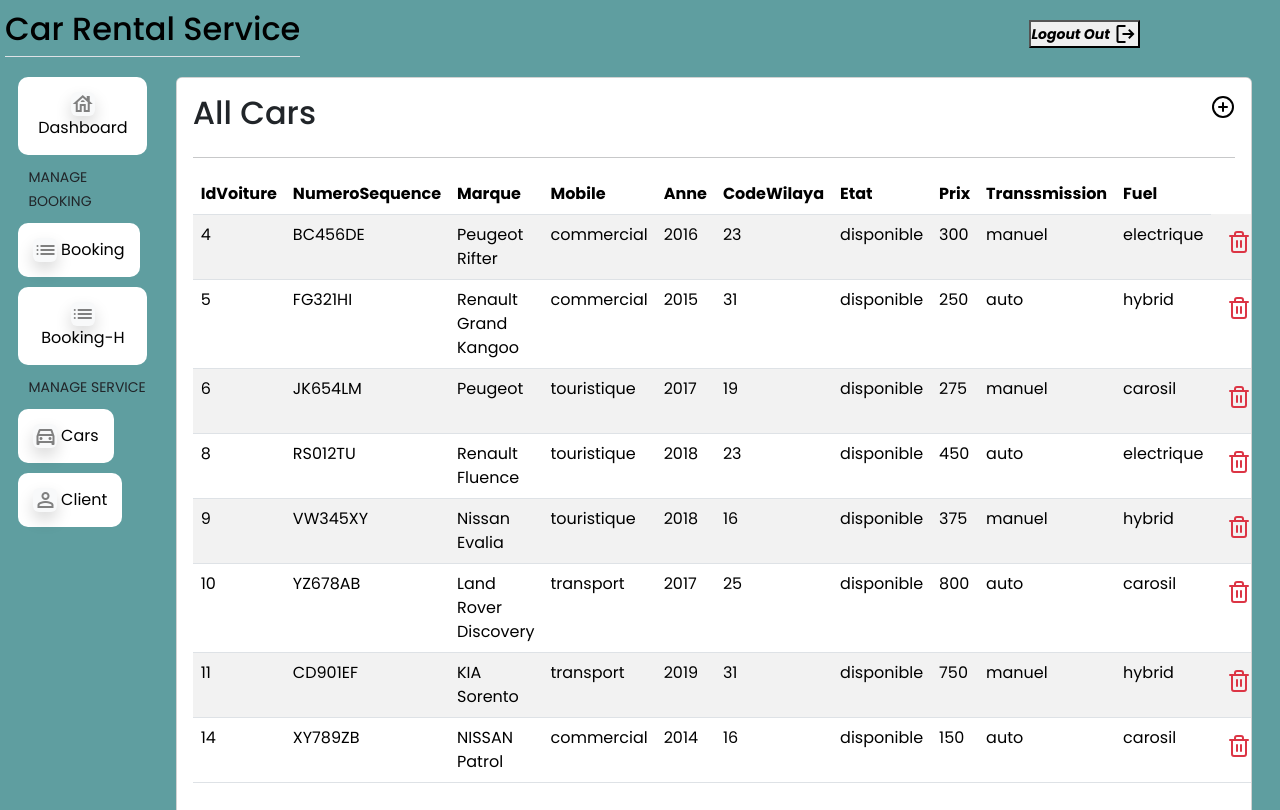
/frontend/website/AdminPage/CarPage/car.php, run on the app's committed database.
### tables this page shows
CREATE TABLE `voiture` (
  `idVoiture` int(255) NOT NULL,
  `numeroSequence` varchar(7) NOT NULL,
  `marque` text NOT NULL,
  `type` enum('touristique','poids lourd ','commercial','transport') NOT NULL,
  `anne` year(4) NOT NULL,
  `codeWilaya` int(2) NOT NULL,
  `etat` varchar(25) NOT NULL DEFAULT 'disponible',
  `prix` double NOT NULL,
  `transsmission` text NOT NULL,
  `fuel` text NOT NULL
);

### CRUD/car/index.php (the view, shortened to what this page needs)
<?php
$voiture_sql = "SELECT * FROM voiture";
$all_cars=$db->prepare($voiture_sql);
$all_cars->execute();
?>
<!DOCTYPE html>
<html lang="en">
<head>
</head>
<body>
  <div class="">
    <div class="wrapper">
      <div class="d-flex  justify-content-between mb-2">
        <h2>All Cars</h2>
        <div><a href="../../../../CRUD/car/add_car.php"><i data-feather="plus-circle"></i></a></div>
      </div>
      <hr>
      <table class="table table-striped">
        <thead>
          <tr>
            <th scope="col">idVoiture</th>
            <th scope="col">numeroSequence</th>
            <th scope="col">marque</th>
            <th scope="col">Mobile</th>
            <th scope="col">anne</th>
            <th scope="col">codeWilaya</th>
            <th scope="col">etat</th>
            <th scope="col">prix</th>
            <th scope="col">transsmission</th>
            <th scope="col">fuel</th>
          </tr>
        </thead>
        <tbody>
          <?php
          while ($car = $all_cars->fetch()) { ?>
            <tr>
              <td>
                <?php echo $car['idVoiture']; ?>
              </td>
              <td>
                <?php echo $car['numeroSequence']; ?>
              </td>
              <td>
                <?php echo $car['marque']; ?>
              </td><td>
                <?php echo $car['type']; ?>
              </td><td>
                <?php echo $car['anne']; ?>
              </td><td>
                <?php echo $car['codeWilaya']; ?>
              </td><td>
                <?php echo $car['etat']; ?>
              </td>
              <td>
                <?php echo $car['prix']; ?>
              </td>
              <td>
                <?php echo $car['transsmission']; ?>
              </td>
              <td>
                <?php echo $car['fuel']; ?>
              </td>
              <td>
                <div class="d-flex p-2 justify-content-evenly mb-2">
                  <i onclick="confirm_delete(<?php echo $car['idVoiture']; ?>);" class="text-danger" data-feather="trash-2"></i>
                </div>
              </td>
            </tr>
          <?php }
          ?>
        </tbody>
      </table>
    </div>
  </div>
</body>
</html>

### frontend/website/AdminPage/CarPage/car.css (style rules this page uses)
* { margin: 0; padding: 0; box-sizing: border-box; font-family: "Poppins" , sans-serif; }
body { max-height: 100vh; max-width: 100vw; background-color: cadetblue; }
a { text-decoration: none; color: black; }
th { text-transform: capitalize; }

### data on the page
voiture: idVoiture "4", numeroSequence "BC456DE", marque "Peugeot Rifter", type "commercial", anne "2016", codeWilaya "23", etat "disponible", prix "300", transsmission "manuel", fuel "electrique"
voiture: idVoiture "5", numeroSequence "FG321HI", marque "Renault Grand Kangoo", type "commercial", anne "2015", codeWilaya "31", etat "disponible", prix "250", transsmission "auto", fuel "hybrid"
voiture: idVoiture "6", numeroSequence "JK654LM", marque "Peugeot", type "touristique", anne "2017", codeWilaya "19", etat "disponible", prix "275", transsmission "manuel", fuel "carosil"
voiture: idVoiture "8", numeroSequence "RS012TU", marque "Renault Fluence", type "touristique", anne "2018", codeWilaya "23", etat "disponible", prix "450", transsmission "auto", fuel "electrique"
voiture: idVoiture "9", numeroSequence "VW345XY", marque "Nissan Evalia", type "touristique", anne "2018", codeWilaya "16", etat "disponible", prix "375", transsmission "manuel", fuel "hybrid"
voiture: idVoiture "10", numeroSequence "YZ678AB", marque "Land Rover Discovery", type "transport", anne "2017", codeWilaya "25", etat "disponible", prix "800", transsmission "auto", fuel "carosil"
voiture: idVoiture "11", numeroSequence "CD901EF", marque "KIA Sorento", type "transport", anne "2019", codeWilaya "31", etat "disponible", prix "750", transsmission "manuel", fuel "hybrid"
voiture: idVoiture "14", numeroSequence "XY789ZB", marque "NISSAN Patrol", type "commercial", anne "2014", codeWilaya "16", etat "disponible", prix "150", transsmission "auto", fuel "carosil"
